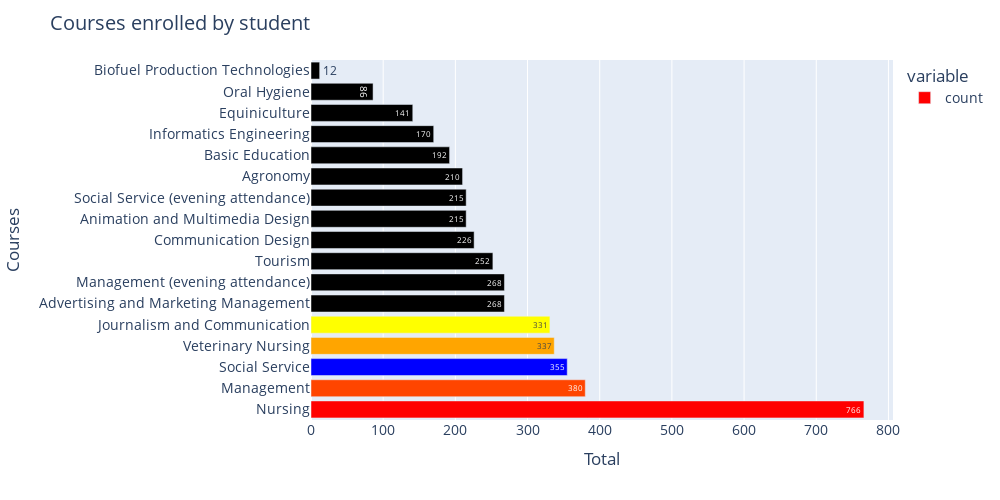

Write notebook code for a chart like this one.
### Code cell
per_count  = data_viz['Course'].value_counts()
fig = px.bar(per_count,orientation='h',text_auto=True)
fig.update_traces(marker=dict(color=['red','orangered', 'blue', 'orange', 'yellow']))

fig.update_layout(height=500,width=1000,title= 'Courses enrolled by student',font= dict(size=14),xaxis_title= 'Total',yaxis_title= 'Courses')

### Figure 1 — Plotly figure (JSON) as saved in the notebook; plotly's stock layout.template omitted (floating-point values rounded to 4 significant figures)
{"data": [{"alignmentgroup": "True", "hovertemplate": "variable=count<br>value=%{x}<br>Course=%{y}<extra></extra>", "legendgroup": "count", "marker": {"color": ["red", "orangered", "blue", "orange", "yellow"], "pattern": {"shape": ""}}, "name": "count", "offsetgroup": "count", "orientation": "h", "showlegend": true, "textposition": "auto", "texttemplate": "%{x}", "type": "bar", "x": [766, 380, 355, 337, 331, 268, 268, 252, 226, 215, 215, 210, 192, 170, 141, 86, 12], "xaxis": "x", "y": ["Nursing", "Management", "Social Service", "Veterinary Nursing", "Journalism and Communication", "Advertising and Marketing Management", "Management (evening attendance)", "Tourism", "Communication Design", "Animation and Multimedia Design", "Social Service (evening attendance)", "Agronomy", "Basic Education", "Informatics Engineering", "Equiniculture", "Oral Hygiene", "Biofuel Production Technologies"], "yaxis": "y"}], "layout": {"barmode": "relative", "font": {"size": 14}, "height": 500, "legend": {"title": {"text": "variable"}, "tracegroupgap": 0}, "margin": {"t": 60}, "title": {"text": "Courses enrolled by student"}, "width": 1000, "xaxis": {"anchor": "y", "domain": [0, 1], "title": {"text": "Total"}}, "yaxis": {"anchor": "x", "domain": [0, 1], "title": {"text": "Courses"}}}}
